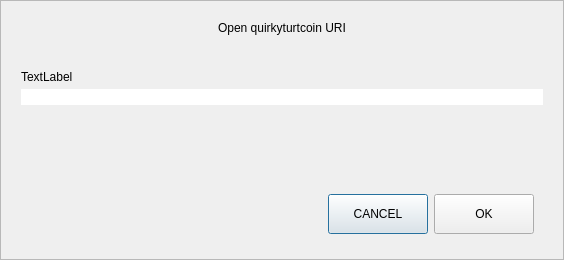
<?xml version="1.0" encoding="UTF-8"?>
<ui version="4.0">
 <class>OpenURIDialog</class>
 <widget class="QDialog" name="OpenURIDialog">
  <property name="geometry">
   <rect>
    <x>0</x>
    <y>0</y>
    <width>564</width>
    <height>260</height>
   </rect>
  </property>
  <property name="windowTitle">
   <string>Open URI</string>
  </property>
  <layout class="QVBoxLayout" name="verticalLayout">
   <property name="spacing">
    <number>0</number>
   </property>
   <property name="leftMargin">
    <number>0</number>
   </property>
   <property name="topMargin">
    <number>0</number>
   </property>
   <property name="rightMargin">
    <number>0</number>
   </property>
   <property name="bottomMargin">
    <number>0</number>
   </property>
   <item>
    <widget class="QFrame" name="frame">
     <property name="frameShape">
      <enum>QFrame::StyledPanel</enum>
     </property>
     <property name="frameShadow">
      <enum>QFrame::Raised</enum>
     </property>
     <layout class="QVBoxLayout" name="verticalLayout_2">
      <property name="spacing">
       <number>5</number>
      </property>
      <property name="leftMargin">
       <number>20</number>
      </property>
      <property name="topMargin">
       <number>20</number>
      </property>
      <property name="rightMargin">
       <number>20</number>
      </property>
      <property name="bottomMargin">
       <number>16</number>
      </property>
      <item>
       <widget class="QLabel" name="labelTitle">
        <property name="text">
         <string>Open quirkyturtcoin URI</string>
        </property>
        <property name="alignment">
         <set>Qt::AlignCenter</set>
        </property>
       </widget>
      </item>
      <item>
       <spacer name="verticalSpacer_2">
        <property name="orientation">
         <enum>Qt::Vertical</enum>
        </property>
        <property name="sizeType">
         <enum>QSizePolicy::Fixed</enum>
        </property>
        <property name="sizeHint" stdset="0">
         <size>
          <width>20</width>
          <height>30</height>
         </size>
        </property>
       </spacer>
      </item>
      <item>
       <widget class="QLabel" name="labelSubtitle">
        <property name="text">
         <string notr="true">TextLabel</string>
        </property>
       </widget>
      </item>
      <item>
       <layout class="QHBoxLayout" name="horizontalLayout">
        <property name="spacing">
         <number>0</number>
        </property>
        <item>
         <widget class="QValidatedLineEdit" name="uriEdit">
          <property name="styleSheet">
           <string notr="true">#uriEdit{
	border-top-right-radius:0px;
	border-bottom-right-radius:0px;
}</string>
          </property>
         </widget>
        </item>
       </layout>
      </item>
      <item>
       <spacer name="verticalSpacer">
        <property name="orientation">
         <enum>Qt::Vertical</enum>
        </property>
        <property name="sizeHint" stdset="0">
         <size>
          <width>20</width>
          <height>40</height>
         </size>
        </property>
       </spacer>
      </item>
      <item>
       <widget class="QWidget" name="widget" native="true">
        <property name="minimumSize">
         <size>
          <width>0</width>
          <height>50</height>
         </size>
        </property>
        <layout class="QHBoxLayout" name="horizontalLayout_2">
         <item>
          <spacer name="horizontalSpacer">
           <property name="orientation">
            <enum>Qt::Horizontal</enum>
           </property>
           <property name="sizeHint" stdset="0">
            <size>
             <width>289</width>
             <height>20</height>
            </size>
           </property>
          </spacer>
         </item>
         <item>
          <widget class="QPushButton" name="pushButtonCancel">
           <property name="minimumSize">
            <size>
             <width>100</width>
             <height>40</height>
            </size>
           </property>
           <property name="text">
            <string>CANCEL</string>
           </property>
          </widget>
         </item>
         <item>
          <widget class="QPushButton" name="pushButtonOK">
           <property name="minimumSize">
            <size>
             <width>100</width>
             <height>40</height>
            </size>
           </property>
           <property name="text">
            <string>OK</string>
           </property>
          </widget>
         </item>
        </layout>
       </widget>
      </item>
     </layout>
    </widget>
   </item>
  </layout>
 </widget>
 <customwidgets>
  <customwidget>
   <class>QValidatedLineEdit</class>
   <extends>QLineEdit</extends>
   <header>qvalidatedlineedit.h</header>
  </customwidget>
 </customwidgets>
 <resources/>
 <connections/>
</ui>
